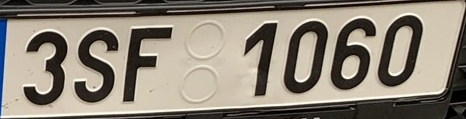
#> input picture Oriznuty obrazek 1.png, 466 x 119 px
$ python 'segmentace znaku.py'
#> lines starting #> are read from the running program, lines starting #| are printed output that depends on the picture; after the words box and inside, x2 and y2 are one past the last pixel; in counts of white or black regions, pixels touching at a corner belong together
#> further down, img is the input picture: shape (119, 466, 3); mean B, G, R 120.4, 133.3, 141.7
import cv2 as cv
import numpy as np
import glob
from matplotlib import pyplot as plt
from time import time

start = time()

def rescaleFrame(frame, scale=3):
#> called with scale = 3
        width = int(frame.shape[1] * scale)
#> width = 1398
        height = int(frame.shape[0] * scale)
#> height = 357
        dimensions = (width, height)
#> dimensions = (1398, 357)
        return cv.resize(frame, dimensions, interpolation=cv.INTER_AREA)
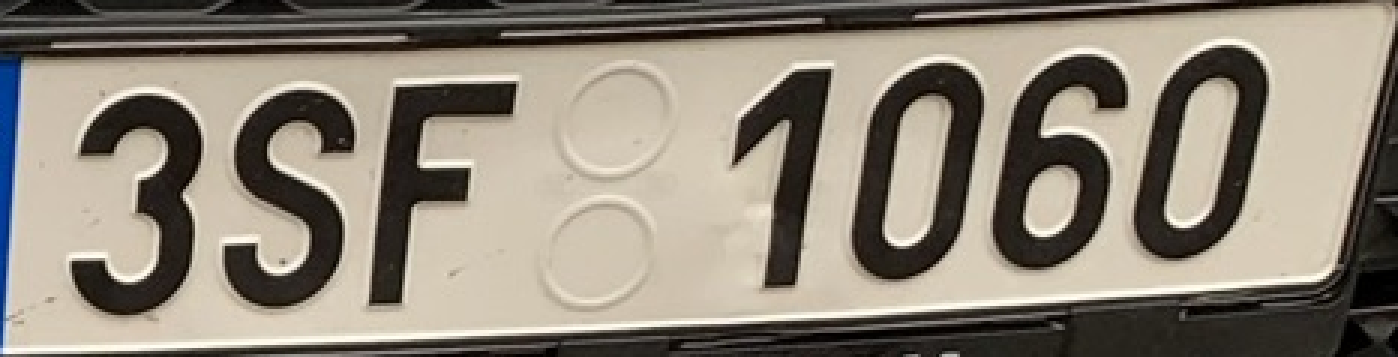
#> returned value: shape (357, 1398, 3); mean of channels 0, 1, 2 120.4, 133.3, 141.7; drawn as B, G, R

path = glob.glob("Oriznuty obrazek 1.png")
for i, file in enumerate(path):
    img = cv.imread(file)
    img = rescaleFrame(img)
    cv.imshow("resized {}".format(i), img)
    WIDTH = img.shape[1]
#> WIDTH = 1398
    HEIGHT = img.shape[0]
#> HEIGHT = 357

    gray = cv.cvtColor(img, cv.COLOR_BGR2GRAY)
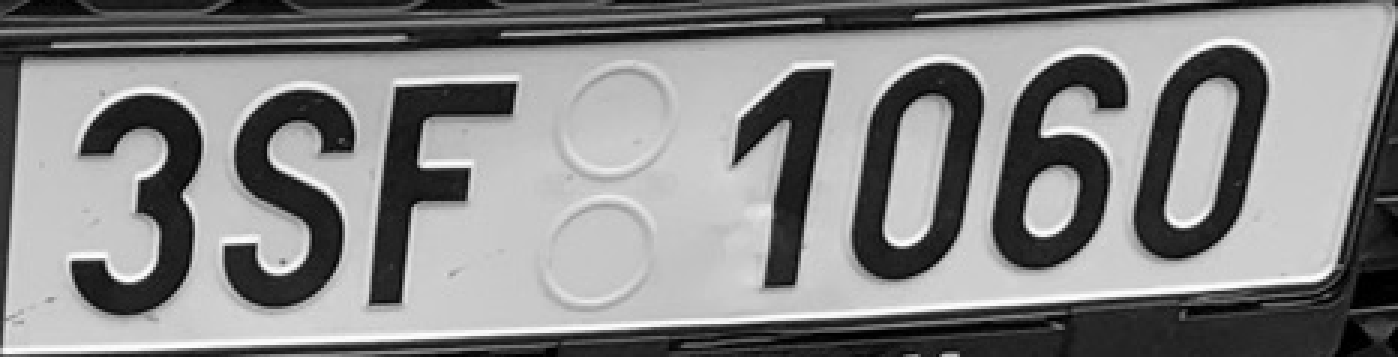
#> gray: shape (357, 1398); min 0, max 254, mean 134.3
    bilateral = cv.bilateralFilter(gray, 40, 55, 45)
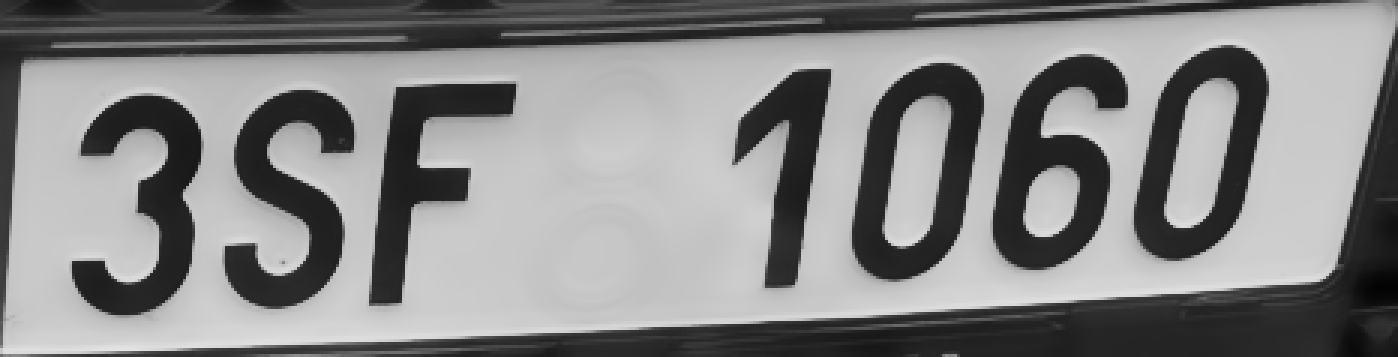
#> bilateral: shape (357, 1398); min 3, max 229, mean 134.2
    bilateral = cv.bilateralFilter(bilateral, 15, 20, 20)
    cv.imshow('bilateral', bilateral)

    ret,th1 = cv.threshold(gray,105,255,cv.THRESH_BINARY)
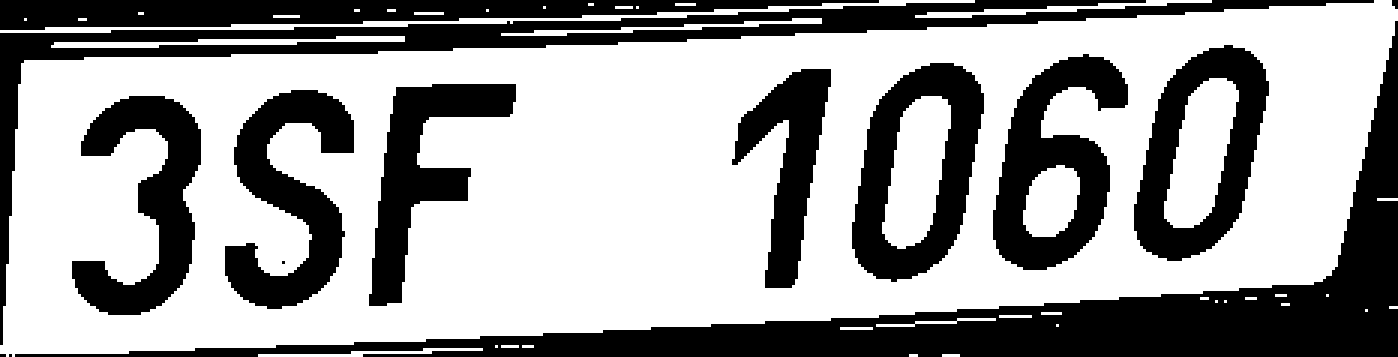
#> th1: shape (357, 1398); 62.1% white; 14 black regions (3 under 20 px)
    cv.imshow("Thrsesholded", th1)


    contours, hierarchy = cv.findContours(th1, cv.RETR_LIST, cv.CHAIN_APPROX_TC89_KCOS)
#> contours = 50 contours, 20 with area under 20; largest, box (x1, y1, x2, y2) and area: (0, 0, 1398, 357) 387384, (851, 62, 985, 283) 21247, (1133, 44, 1270, 262) 20454, (992, 53, 1129, 271) 17628, (224, 89, 355, 310) 13975

    for i,cnt in enumerate(contours):
        x,y,w,h = cv.boundingRect(cnt)
        print("w: {}, h:{}, xpos:{}".format(w,h,x))
        if h < 0.9*HEIGHT and h > 0.4*HEIGHT:
            if w < 0.13*WIDTH and w > 0.03*WIDTH:
                print("znak nalezen v bode:", x)
                znak = th1[y:y+h,x:x+w]
                znak = cv.resize(znak,(50,100), interpolation=cv.INTER_AREA)
                cv.imshow("znak {}".format(i), znak)
                cv.imwrite('located/Znak_pos_{0:03}.png'.format(x), znak)
                print("binary image:", znak)
#> this loop made 50 passes
#> (cnt, x, y, w, h) on passes 1, 2, 4, 5, 6, 7, 8, 10, 11: ([[942, 354], [942, 356], [959, 356], [959, 354]], 942, 354, 18, 3), ([[909, 354], [909, 356], [917, 356], [917, 354]], 909, 354, 9, 3), ([[522, 345], [522, 347], [533, 347], [533, 345]], 522, 345, 12, 3), ([[501, 345], [501, 347], [518, 347], [518, 345]], 501, 345, 18, 3), ([[495, 345], [495, 347], [497, 347], [497, 345]], 495, 345, 3, 3), ([[840, 327], [840, 329], [872, 329], [872, 327]], 840, 327, 33, 3), ([[1056, 324], [1056, 326], [1058, 326], [1058, 324]], 1056, 324, 3, 3), ([[999, 315], [999, 317], [1031, 317], [1031, 315]], 999, 315, 33, 3), ([[1041, 312], [1041, 314], [1061, 314], [1061, 312]], 1041, 312, 21, 3)
#> (x, y, w, h) on passes 3, 9, 23, 24, 25, 26: (258, 348, 225, 9), (876, 318, 120, 9), (1023, 165, 57, 72), (882, 96, 69, 153), (71, 95, 131, 221), (224, 89, 131, 221)
#| w: 18, h:3, xpos:942
#| w: 9, h:3, xpos:909
#| w: 225, h:9, xpos:258
#| w: 12, h:3, xpos:522
#| w: 18, h:3, xpos:501
#| w: 3, h:3, xpos:495
#| w: 33, h:3, xpos:840
#| w: 3, h:3, xpos:1056
#> (further printed lines are left out)

    th1_copy = th1.copy()
    cv.drawContours(img,contours, -1, (0,0,255), 2)
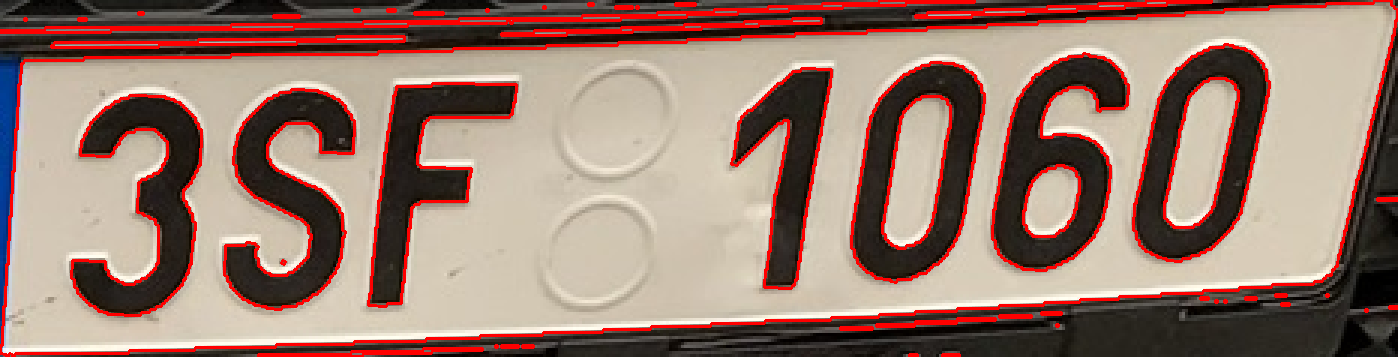
#> img: shape (357, 1398, 3); 8.67% of pixels changed, all inside (x1, y1, x2, y2) = (0, 0, 1398, 357)
    cv.imshow("nalezene kontury", img)
    print("WIDTH: {}, HEIGHT: {}".format(WIDTH,HEIGHT))
#| WIDTH: 1398, HEIGHT: 357

    end = time()
    print("code finished in {}s".format(end-start))


    cv.waitKey(0)
    start = time()

$ run again, with Oriznuty obrazek 10.png copied over Oriznuty obrazek 1.png
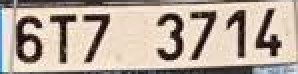
#> input picture Oriznuty obrazek 10.png, 149 x 37 px (shown 2 times larger)
#> img is the input picture: shape (37, 149, 3); mean B, G, R 157.1, 169.9, 184.2
#> `ret,th1 = cv.threshold(gray,105,255,cv.THRESH_BINARY)`:
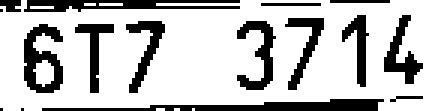
#> th1: shape (111, 447); 76.2% white; 16 black regions (3 under 20 px)
#> contours = 18 contours, 4 with area under 20; largest, box (x1, y1, x2, y2) and area: (0, 0, 447, 111) 44689, (23, 23, 64, 94) 1962, (236, 20, 277, 91) 1240, (383, 14, 424, 85) 1070, (125, 20, 166, 94) 1042
#> the loop `for i,cnt in enumerate(contours):` made 18 passes
#> (cnt, x, y, w, h) on passes 1, 2, 3, 4, 5, 14: ([[192, 108], [192, 110], [194, 110], [194, 108]], 192, 108, 3, 3), ([[174, 108], [174, 110], [179, 110], [179, 108]], 174, 108, 6, 3), ([[156, 108], [156, 110], [164, 110], [164, 108]], 156, 108, 9, 3), ([[390, 98], [396, 99], [395, 102], [389, 101]], 389, 98, 8, 5), ([[396, 95], [423, 96], [422, 99], [395, 98]], 395, 95, 29, 5), ([[30, 6], [30, 8], [53, 8], [53, 6]], 30, 6, 24, 3)
#> (printed output is left out)
#> `cv.drawContours(img,contours, -1, (0,0,255), 2)`:
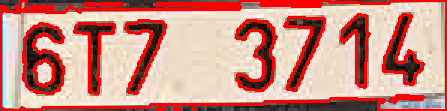
#> img: shape (111, 447, 3); mean B, G, R 134.3, 145.4, 207
#| WIDTH: 447, HEIGHT: 111
